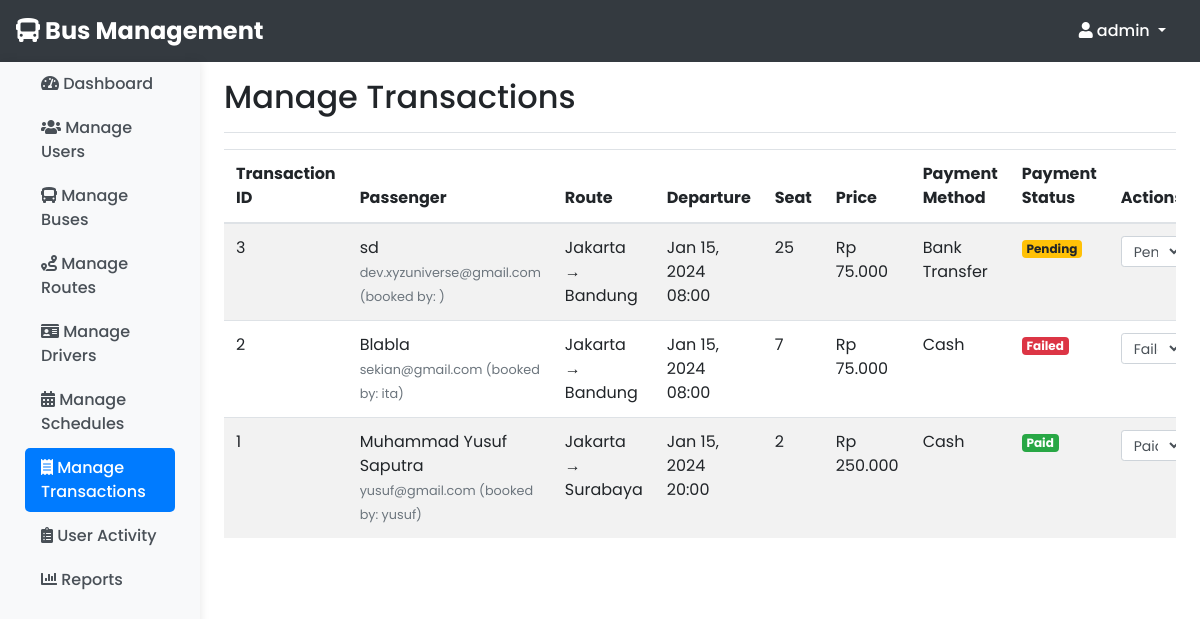
/admin/manage_transactions.php (signed in), run on the app's committed database.
### tables this page shows
CREATE TABLE `transactions` (
  `id` int(11) NOT NULL,
  `ticket_id` int(11) NOT NULL,
  `payment_method` varchar(50) NOT NULL,
  `payment_status` enum('paid','pending','failed') DEFAULT 'pending',
  `payment_date` datetime DEFAULT current_timestamp()
);

CREATE TABLE `tickets` (
  `id` int(11) NOT NULL,
  `schedule_id` int(11) NOT NULL,
  `passenger_id` int(11) NOT NULL,
  `seat_number` varchar(10) NOT NULL,
  `status` enum('booked','cancelled') DEFAULT 'booked'
);

CREATE TABLE `passengers` (
  `id` int(11) NOT NULL,
  `name` varchar(100) NOT NULL,
  `email` varchar(100) NOT NULL,
  `phone` varchar(20) NOT NULL
);

CREATE TABLE `routes` (
  `id` int(11) NOT NULL,
  `origin` varchar(100) NOT NULL,
  `destination` varchar(100) NOT NULL,
  `distance_km` int(11) NOT NULL,
  `estimated_time` varchar(20) NOT NULL
);

CREATE TABLE `schedules` (
  `id` int(11) NOT NULL,
  `bus_id` int(11) NOT NULL,
  `route_id` int(11) NOT NULL,
  `departure_time` datetime NOT NULL,
  `arrival_time` datetime NOT NULL,
  `price` decimal(10,2) NOT NULL
);

### admin/manage_transactions.php (the view, shortened to what this page needs)
<?php
require '../includes/header.php';
$conn = getConnection();
$query = "SELECT t.*, tr.payment_method, tr.payment_status, tr.payment_date,
                 p.name, p.email, s.departure_time, r.origin, r.destination, s.price
          FROM transactions tr
          JOIN tickets t ON tr.ticket_id = t.id
          JOIN passengers p ON t.passenger_id = p.id
          JOIN schedules s ON t.schedule_id = s.id
          JOIN routes r ON s.route_id = r.id
          ORDER BY tr.payment_date DESC";
$result = $conn->query($query);
?>
<div class="container-fluid">
    <div class="row">
        <?php include '../includes/admin_sidebar.php'; ?>
        <main role="main" class="col-md-9 ml-sm-auto col-lg-10 px-4">
            <div class="d-flex justify-content-between flex-wrap flex-md-nowrap align-items-center pt-3 pb-2 mb-3 border-bottom">
                <h1 class="h2">Manage Transactions</h1>
            </div>
            <div class="table-responsive">
                <table class="table table-striped">
                    <thead>
                        <tr>
                            <th>Transaction ID</th>
                            <th>Passenger</th>
                            <th>Route</th>
                            <th>Departure</th>
                            <th>Seat</th>
                            <th>Price</th>
                            <th>Payment Method</th>
                            <th>Payment Status</th>
                            <th>Actions</th>
                        </tr>
                    </thead>
                    <tbody>
                        <?php while ($transaction = $result->fetch_assoc()): ?>
                            <tr>
                                <td><?= $transaction['id'] ?></td>
                                <td>
                                    <?= $transaction['name'] ?><br>
                                    <small class="text-muted"><?= $transaction['email'] ?></small>
                                </td>
                                <td><?= $transaction['origin'] ?> → <?= $transaction['destination'] ?></td>
                                <td><?= formatDate($transaction['departure_time']) ?></td>
                                <td><?= $transaction['seat_number'] ?></td>
                                <td><?= formatCurrency($transaction['price']) ?></td>
                                <td><?= $transaction['payment_method'] ?></td>
                                <td>
                                    <span class="badge badge-<?= $transaction['payment_status'] == 'paid' ? 'success' : ($transaction['payment_status'] == 'pending' ? 'warning' : 'danger') ?>">
                                        <?= ucfirst($transaction['payment_status']) ?>
                                    </span>
                                </td>
                                <td>
                                    <form method="POST" style="display: inline;">
                                        <select name="payment_status" class="form-control form-control-sm" onchange="this.form.submit()">
                                            <option value="pending" <?= $transaction['payment_status'] == 'pending' ? 'selected' : '' ?>>Pending</option>
                                            <option value="paid" <?= $transaction['payment_status'] == 'paid' ? 'selected' : '' ?>>Paid</option>
                                            <option value="failed" <?= $transaction['payment_status'] == 'failed' ? 'selected' : '' ?>>Failed</option>
                                        </select>
                                    </form>
                                </td>
                            </tr>
                        <?php endwhile; ?>
                    </tbody>
                </table>
            </div>
        </main>
    </div>
</div>
<?php
require '../includes/footer.php';
?>

### data on the page
transactions: ticket "3", passengers.name "sd", passengers.email "dev.xyzuniverse@gmail.com (booked by: )", routes.origin "Jakarta", routes.destination "Bandung", schedules.departure_time "Jan 15, 2024 08:00", ticket.seat_number "25", schedules.price "Rp 75.000", payment_method "Bank Transfer", payment_status "Pending"
transactions: ticket "2", passengers.name "Blabla", passengers.email "sekian@gmail.com (booked by: ita)", routes.origin "Jakarta", routes.destination "Bandung", schedules.departure_time "Jan 15, 2024 08:00", ticket.seat_number "7", schedules.price "Rp 75.000", payment_method "Cash", payment_status "Failed"
transactions: ticket "1", passengers.name "Muhammad Yusuf Saputra", passengers.email "yusuf@gmail.com (booked by: yusuf)", routes.origin "Jakarta", routes.destination "Surabaya", schedules.departure_time "Jan 15, 2024 20:00", ticket.seat_number "2", schedules.price "Rp 250.000", payment_method "Cash", payment_status "Paid"

### other printed values
$_SESSION['username'] "admin"
